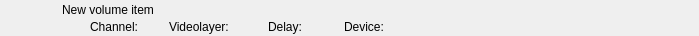
<?xml version="1.0" encoding="UTF-8"?>
<ui version="4.0">
 <class>RundownVolumeWidget</class>
 <widget class="QWidget" name="RundownVolumeWidget">
  <property name="geometry">
   <rect>
    <x>0</x>
    <y>0</y>
    <width>699</width>
    <height>36</height>
   </rect>
  </property>
  <layout class="QHBoxLayout" name="horizontalLayout">
   <property name="margin">
    <number>0</number>
   </property>
   <item>
    <widget class="QFrame" name="frameItem">
     <property name="sizePolicy">
      <sizepolicy hsizetype="Preferred" vsizetype="Fixed">
       <horstretch>0</horstretch>
       <verstretch>0</verstretch>
      </sizepolicy>
     </property>
     <property name="minimumSize">
      <size>
       <width>0</width>
       <height>36</height>
      </size>
     </property>
     <widget class="QLabel" name="labelThumbnail">
      <property name="geometry">
       <rect>
        <x>22</x>
        <y>2</y>
        <width>32</width>
        <height>32</height>
       </rect>
      </property>
      <property name="text">
       <string/>
      </property>
      <property name="pixmap">
       <pixmap resource="../Resource.qrc">:/Graphics/Images/Mixer.png</pixmap>
      </property>
      <property name="scaledContents">
       <bool>true</bool>
      </property>
     </widget>
     <widget class="QLabel" name="labelChannel">
      <property name="geometry">
       <rect>
        <x>90</x>
        <y>19</y>
        <width>70</width>
        <height>16</height>
       </rect>
      </property>
      <property name="text">
       <string>Channel:</string>
      </property>
     </widget>
     <widget class="QLabel" name="labelName">
      <property name="geometry">
       <rect>
        <x>62</x>
        <y>2</y>
        <width>561</width>
        <height>16</height>
       </rect>
      </property>
      <property name="text">
       <string>New volume item</string>
      </property>
     </widget>
     <widget class="QLabel" name="labelVideolayer">
      <property name="geometry">
       <rect>
        <x>169</x>
        <y>19</y>
        <width>90</width>
        <height>16</height>
       </rect>
      </property>
      <property name="text">
       <string>Videolayer:</string>
      </property>
     </widget>
     <widget class="QLabel" name="labelColor">
      <property name="geometry">
       <rect>
        <x>0</x>
        <y>0</y>
        <width>18</width>
        <height>36</height>
       </rect>
      </property>
      <property name="text">
       <string/>
      </property>
     </widget>
     <widget class="QLabel" name="labelGroupColor">
      <property name="geometry">
       <rect>
        <x>0</x>
        <y>0</y>
        <width>6</width>
        <height>36</height>
       </rect>
      </property>
      <property name="text">
       <string/>
      </property>
     </widget>
     <widget class="QLabel" name="labelDevice">
      <property name="geometry">
       <rect>
        <x>344</x>
        <y>19</y>
        <width>332</width>
        <height>16</height>
       </rect>
      </property>
      <property name="text">
       <string>Device:</string>
      </property>
     </widget>
     <widget class="QLabel" name="labelDelay">
      <property name="geometry">
       <rect>
        <x>268</x>
        <y>19</y>
        <width>67</width>
        <height>16</height>
       </rect>
      </property>
      <property name="text">
       <string>Delay:</string>
      </property>
     </widget>
    </widget>
   </item>
   <item>
    <widget class="QLabel" name="labelGpiTriggerable">
     <property name="minimumSize">
      <size>
       <width>32</width>
       <height>32</height>
      </size>
     </property>
     <property name="maximumSize">
      <size>
       <width>32</width>
       <height>32</height>
      </size>
     </property>
     <property name="text">
      <string/>
     </property>
     <property name="pixmap">
      <pixmap resource="../Resource.qrc">:/Graphics/Images/GpiTriggerable.png</pixmap>
     </property>
    </widget>
   </item>
   <item>
    <widget class="QLabel" name="labelDisconnected">
     <property name="minimumSize">
      <size>
       <width>32</width>
       <height>32</height>
      </size>
     </property>
     <property name="maximumSize">
      <size>
       <width>32</width>
       <height>32</height>
      </size>
     </property>
     <property name="text">
      <string/>
     </property>
     <property name="pixmap">
      <pixmap resource="../Resource.qrc">:/Graphics/Images/Disconnected.png</pixmap>
     </property>
    </widget>
   </item>
   <item>
    <widget class="QLabel" name="labelActiveColor">
     <property name="minimumSize">
      <size>
       <width>2</width>
       <height>36</height>
      </size>
     </property>
     <property name="maximumSize">
      <size>
       <width>2</width>
       <height>36</height>
      </size>
     </property>
     <property name="text">
      <string/>
     </property>
    </widget>
   </item>
  </layout>
 </widget>
 <resources>
  <include location="../Resource.qrc"/>
 </resources>
 <connections/>
 <slots>
  <slot>addToCombo()</slot>
 </slots>
</ui>
